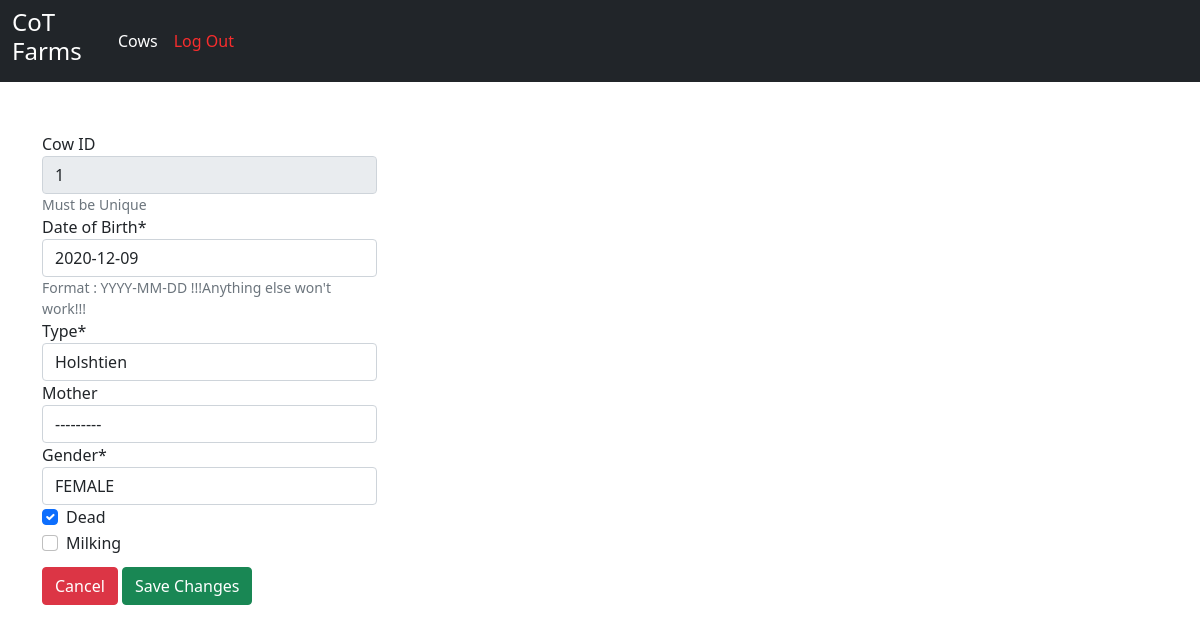
The app's page /Cows/EditCow/1 (signed in) with its own data.
### Manager/models.py (models this page shows)
class Cow(models.Model):
    Gender = (("M","MALE"),("F","FEMALE"))
    number = models.IntegerField(primary_key=True)
    dob = models.DateField()
    Type = models.ForeignKey(CowType, on_delete=models.SET_NULL, null=True)
    mother = models.ForeignKey("self", on_delete=models.SET_NULL, null=True, blank=True )
    gender = models.CharField(choices=Gender,max_length=1)
    dead = models.BooleanField(default=False)
    isMilking = models.BooleanField(default=False)
    def __str__(self):
        return str(self.number) + " " + str(self.Type)

class CowType(models.Model):
    Type = models.CharField(max_length=30)
    def __str__(self):
        return self.Type

### Manager/views.py (the view)
# urls.py: path('EditCow/<int:cowID>', views.EditCow, name='manager-cow-editcow'),
@login_required
def EditCow(request,cowID):
    cow = Cow.objects.get(pk=cowID)
    if request.method == 'POST' :
        editForm = editCowForm(request.POST, instance=cow)
        if editForm.is_valid():
            editForm.save()
            return HttpResponseRedirect('..')
    else:
        editForm = editCowForm(instance=cow)
    context = {
        'editForm': editForm
    }
    return render(request, 'Manager/EditCow.html', context)

### Manager/forms.py
class editCowForm(forms.ModelForm):
    Gender = (("M","MALE"),("F","FEMALE"))
    number = forms.IntegerField(label="Cow ID", required=False, help_text="Must be Unique", disabled=True)
    dob = forms.DateField(label="Date of Birth", required=True, help_text="Format : YYYY-MM-DD !!!Anything else won't work!!!")
    Type = forms.ModelChoiceField(label="Type",queryset=CowType.objects.all(), required=True)
    mother = forms.ModelChoiceField(label="Mother",queryset=Cow.objects.filter(dead=False), required=False)
    gender = forms.ChoiceField(label="Gender", choices=Gender, required=True)
    dead = forms.BooleanField(label="Dead", required=False)
    isMilking = forms.BooleanField(label="Milking", required=False)
    class Meta:
        model = Cow
        fields = ['number', 'dob', 'Type', 'mother', 'gender', 'dead', 'isMilking']

### Manager/templates/Manager/EditCow.html (shortened to what this page needs)
{% extends "Manager/base.html" %}
{% load crispy_forms_tags %}
{% block content %}
<div style="max-width: 30%;">
    <form action="" method="post">
        {{ editForm|crispy }}
        <a href="{% url 'manager-cow-home' %}" role="button" class="btn btn-danger" style="margin-top: 10px;">Cancel</a>
        <input type="submit" value="Save Changes" class="btn btn-success" style="margin-top: 10px;">
    </form>
</div>
{% endblock content %}

### records on screen
Cow: number "1"
Cow: dob "2020-12-09", mother "---------", gender "FEMALE", dead "☑"
CowType: Type "Holshtien"
